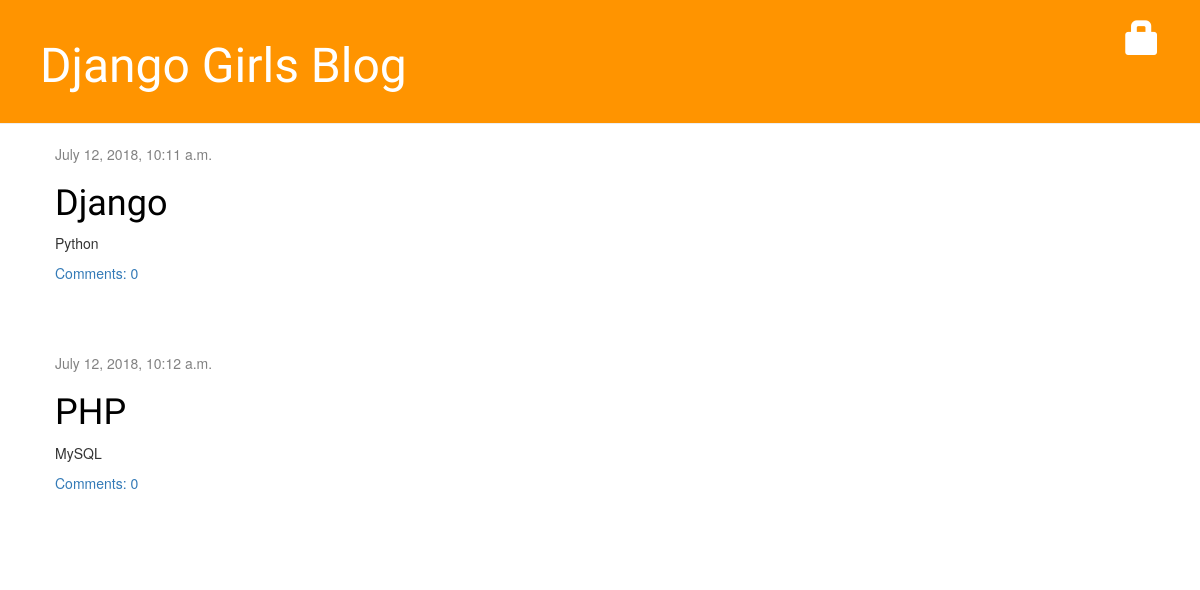
The app's page /, older data.
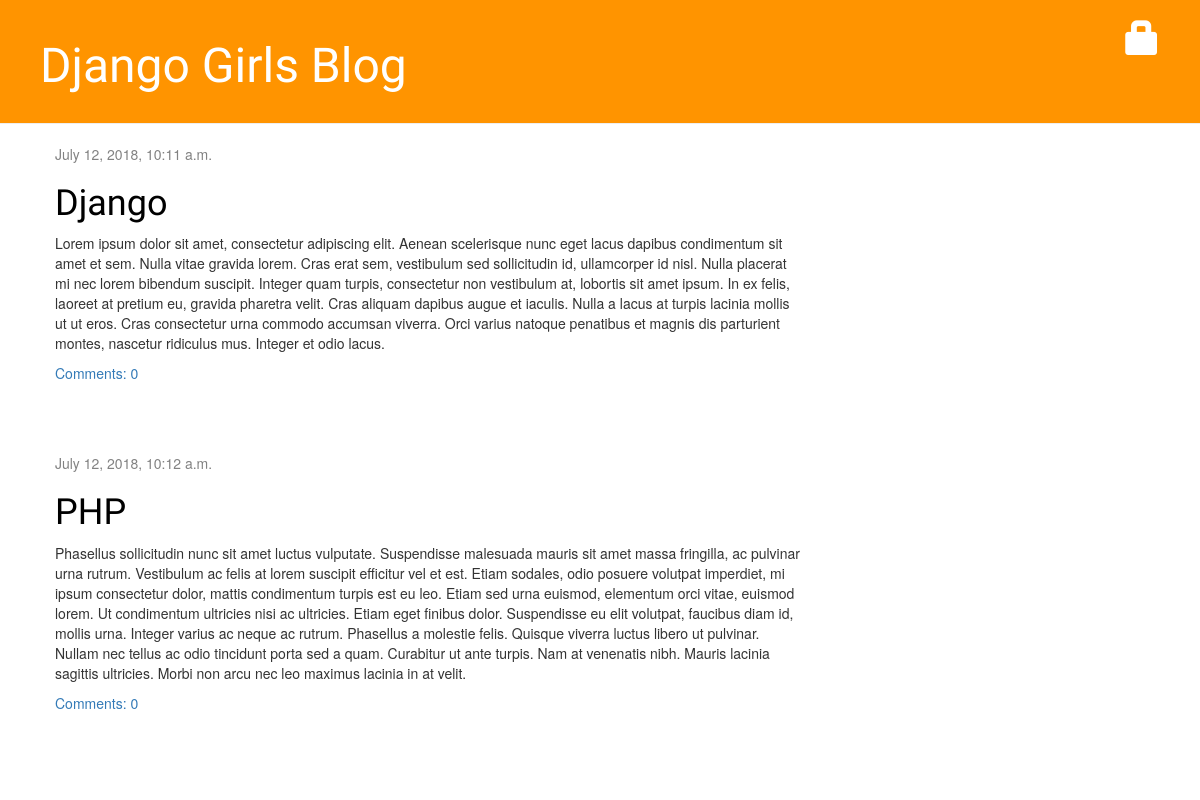
The same page, newer data.
### blog/models.py (models this page shows, shortened)
class Post(models.Model):
    author = models.ForeignKey('auth.User', on_delete=models.CASCADE)
    title = models.CharField(max_length=200)
    text = models.TextField()
    created_date = models.DateTimeField(
            default=timezone.now)
    published_date = models.DateTimeField(
            blank=True, null=True)
    def approved_comments(self):
        return self.comments.filter(approved_comment=True)

### blog/views.py (the view)
# urls.py: url(r'^$', views.post_list, name='post_list'),
def post_list(request):
    posts = Post.objects.filter(published_date__lte=timezone.now()).order_by('published_date')
    return render(request, 'blog/post_list.html', {'posts': posts})

### blog/templates/blog/post_list.html
{% extends 'blog/base.html' %}
{% block content %}
    {% for post in posts %}
        <div class="post">
            <div class="date">
                {{ post.published_date }}
            </div>
            <h1><a href="{% url 'post_detail' pk=post.pk %}">{{ post.title }}</a></h1>
            <p>{{ post.text|linebreaksbr }}</p>
            <a href="{% url 'post_detail' pk=post.pk %}">Comments: {{ post.approved_comments.count }}</a>
        </div>
    {% endfor %}
{% endblock content %}

Row changes from the older to the newer data that the page shows:
changed Post "Django": text "Python" → "Lorem ipsum dolor sit amet, consectetur adipiscing elit. Aenean scelerisque nunc eget lacus dapibus condimentum sit amet et sem. Nulla vitae gravida lorem. Cras erat sem, vestibulum sed sollicitudin id, ullamcorper id nisl. Nulla placerat mi nec lorem bibendum suscipit. Integer quam turpis, consectetur non vestibulum at, lobortis sit amet ipsum. In ex felis, laoreet at pretium eu, gravida pharetra velit. Cras aliquam dapibus augue et iaculis. Nulla a lacus at turpis lacinia mollis ut ut eros. Cras consectetur urna commodo accumsan viverra. Orci varius natoque penatibus et magnis dis parturient montes, nascetur ridiculus mus. Integer et odio lacus."
changed Post "PHP": text "MySQL" → "Phasellus sollicitudin nunc sit amet luctus vulputate. Suspendisse malesuada mauris sit amet massa fringilla, ac pulvinar urna rutrum. Vestibulum ac felis at lorem suscipit efficitur vel et est. Etiam sodales, odio posuere volutpat imperdiet, mi ipsum consectetur dolor, mattis condimentum turpis est eu leo. Etiam sed urna euismod, elementum orci vitae, euismod lorem. Ut condimentum ultricies nisi ac ultricies. Etiam eget finibus dolor. Suspendisse eu elit volutpat, faucibus diam id, mollis urna. Integer varius ac neque ac rutrum. Phasellus a molestie felis. Quisque viverra luctus libero ut pulvinar. Nullam nec tellus ac odio tincidunt porta sed a quam. Curabitur ut ante turpis. Nam at…"
